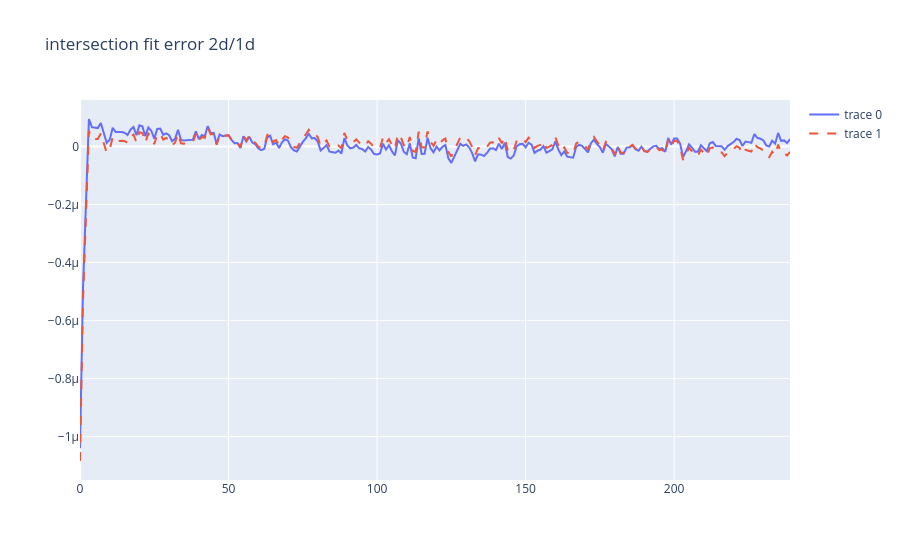

Notebook code cell kept with this figure:
### Markdown cell above
### Estimate Freq

### Code cell
coeff_time31 = xp.polyfit(sec_xlist, sec_smoothed_tlist, 1)
print(f"{coeff_time31=}")

coeff_time3 = xp.polyfit(sec_xlist, sec_smoothed_tlist, 2)
freq_start = (1 - (coeff_time3[0] + coeff_time3[1]) / (2 ** Config.sf / Config.bw)) * Config.sig_freq
freq_rate = - 2 * coeff_time3[0] / (2 ** Config.sf / Config.bw) * Config.sig_freq # frequency change rate, estimated from time change rate

beta = Config.bw / ((2 ** Config.sf) / Config.bw) * (1 + 2 * freq_start / Config.sig_freq)
print("beta=", beta)
sigt = 2 ** Config.sf / Config.bw * (1 + freq_start / Config.sig_freq)
print(f"symbol duration: {sigt} s")
print(f"time diff caused by {coeff_time3[0]=} over symbol duration: { xp.polyval(coeff_time3, Config.preamble_len) - xp.polyval(coeff_time3[1:], Config.preamble_len)} s")
print(f"freq diff caused by time drift over symbol duration: { - beta * (xp.polyval(coeff_time3, Config.preamble_len) - xp.polyval(coeff_time3[1:], Config.preamble_len))} Hz, neglegible")
pltfig(((sec_xlist, xp.polyval(coeff_time3, sec_xlist) - sec_smoothed_tlist), (sec_xlist, xp.polyval(coeff_time31, sec_xlist) - sec_smoothed_tlist)), title=f"intersection fit error 2d/1d").show()
coeff_time3 = xp.hstack([0, coeff_time31[0], coeff_time31[1]]) # ~!!! TODO

### Figure 1 — Plotly figure (JSON) as saved in the notebook; plotly's stock layout.template omitted (floating-point values rounded to 4 significant figures; data arrays with more than 128 entries replaced by an {"elided": "..."} marker saying what was removed)
{"data": [{"mode": "lines", "type": "scatter", "x": {"elided": "240 int values"}, "y": {"elided": "240 float values"}}, {"line": {"dash": "dash"}, "mode": "lines", "type": "scatter", "x": {"elided": "240 int values"}, "y": {"elided": "240 float values"}}], "layout": {"title": {"text": "intersection fit error 2d/1d"}}}
